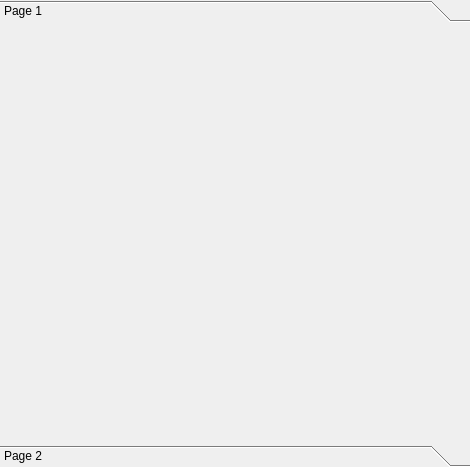
<?xml version="1.0" encoding="UTF-8"?>
<ui version="4.0">
 <class>CoffeeMessageLogger</class>
 <widget class="QWidget" name="CoffeeMessageLogger">
  <property name="geometry">
   <rect>
    <x>0</x>
    <y>0</y>
    <width>470</width>
    <height>467</height>
   </rect>
  </property>
  <property name="windowTitle">
   <string>Form</string>
  </property>
  <layout class="QGridLayout" name="gridLayout">
   <property name="leftMargin">
    <number>0</number>
   </property>
   <property name="topMargin">
    <number>0</number>
   </property>
   <property name="rightMargin">
    <number>0</number>
   </property>
   <property name="bottomMargin">
    <number>0</number>
   </property>
   <property name="spacing">
    <number>0</number>
   </property>
   <item row="0" column="1">
    <widget class="QToolBox" name="toolBox">
     <property name="currentIndex">
      <number>0</number>
     </property>
     <widget class="QWidget" name="page">
      <property name="geometry">
       <rect>
        <x>0</x>
        <y>0</y>
        <width>470</width>
        <height>405</height>
       </rect>
      </property>
      <attribute name="label">
       <string>Page 1</string>
      </attribute>
     </widget>
     <widget class="QWidget" name="page_2">
      <property name="geometry">
       <rect>
        <x>0</x>
        <y>0</y>
        <width>470</width>
        <height>405</height>
       </rect>
      </property>
      <attribute name="label">
       <string>Page 2</string>
      </attribute>
     </widget>
    </widget>
   </item>
  </layout>
 </widget>
 <resources/>
 <connections/>
</ui>
